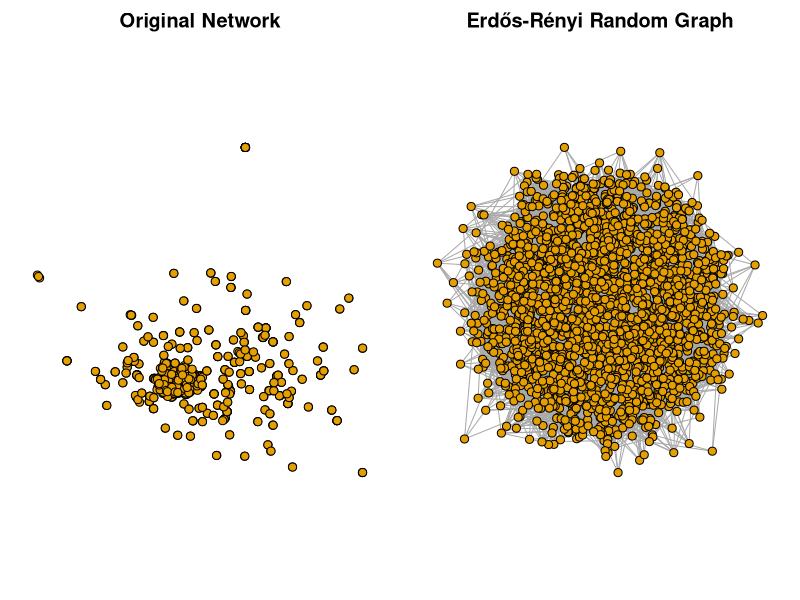

Generate this figure with R:
# Generate an Erdős-Rényi graph with the same number of nodes
# and edges as the network used for question 1. Calculate and
# compare the networks’ clustering coefficients. Compare this with
# the connection probability p of the random graph (which you
# should derive from the number of edges and number of nodes
# using the formula I show in this chapter).

library(here)
library(igraph)

# Loading data
edges <- read.table("data.txt", header=FALSE)
colnames(edges) <- c("from", "to")
g <- graph_from_data_frame(edges, directed=FALSE)

# Number of nodes and edges
n_nodes <- vcount(g)
n_edges <- ecount(g)

# Solution 

# ER connection probability
p_er <- 2 * n_edges / (n_nodes * (n_nodes - 1))
cat("Nodes:", n_nodes, "Edges:", n_edges, "\n")
cat("Connection probability p (ER):", p_er, "\n")

# Generating ER random graph
set.seed(42)
g_er <- sample_gnm(n_nodes, n_edges, directed=FALSE)

# Clustering coefficients
cc_real <- transitivity(g, type="global")
cc_er   <- transitivity(g_er, type="global")
cat("Clustering coefficient (real network):", cc_real, "\n")
cat("Clustering coefficient (ER):", cc_er, "\n")

################################################################################
# Optional
# Plotting both graphs side by side
par(mfrow=c(1,2), mar=c(1,1,2,1))
plot(g,
     vertex.size=5,
     vertex.label=NA,
     edge.arrow.size=0.5,
     layout=layout_with_fr,
     main="Original Network")
plot(g_er,
     vertex.size=5,
     vertex.label=NA,
     edge.arrow.size=0.5,
     layout=layout_with_fr,
     main="Erdős-Rényi Random Graph")
par(mfrow=c(1,1))
################################################################################
